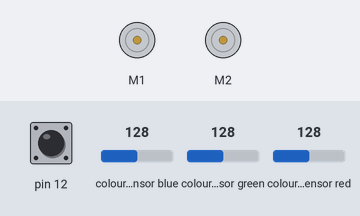
A sketch run on a simulated Arduino Uno, built with avr-gcc and run on an emulated ATmega328P. Shown: 2 × DC motor (green arrow = forward, orange = backward, longer = faster). Inputs (shaded band) come from the test bench; at power-on: pin 12 HIGH, colour sensor blue 128, colour sensor green 128, colour sensor red 128. What the sketch prints to the serial monitor is not drawn.

Above: at 0.8 s.
0.9 s: pin 12 pulled LOW for 0.15 s
At 1.8 s:
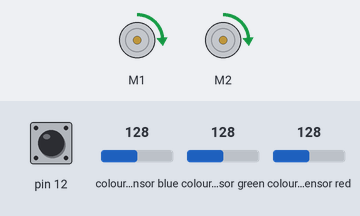
4.0 s: pin 12 pulled LOW for 1 s
At 5.6 s:
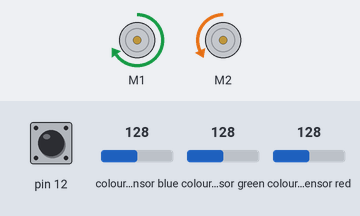
6.6 s: colour sensor blue set to 5
9.1 s: colour sensor green set to 5
At 9.7 s:
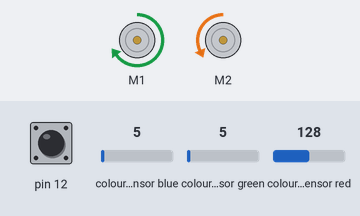
11.1 s: colour sensor red set to 5
13.2 s: colour sensor blue set to 128
Timing chart, 0 to 16.2 s (numbered marks = the images above; inputs shaded):
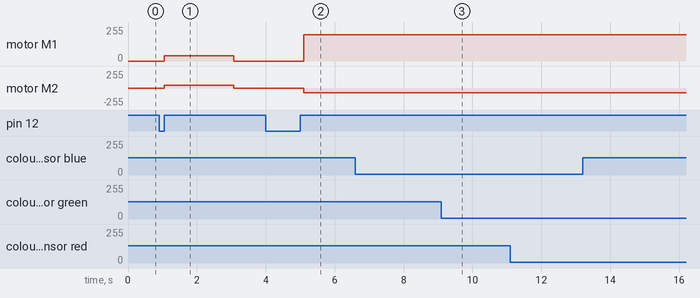

Measured:
- after the input at 0.9 s, motor M1, motor M2: stopped → forward 38/255 after 0.15 s, → stopped 2.0 s later
- after the input at 4.0 s, motor M1: stopped → forward 197/255 after 1.1 s; motor M2: stopped → backward 70/255 after 1.1 s
- after the input at 6.6 s, every drawn part: stays the same
- after the input at 9.1 s, motor M1: forward 197/255 → forward 196/255 after 0.10 s; motor M2: backward 70/255 → backward 69/255 after 0.10 s
- after the input at 11.1 s, every drawn part: stays the same
- after the input at 13.2 s, every drawn part: stays the same

The sketch:

Integrate3.ino
```cpp
#include <Wire.h>
#include <ZumoMotors.h>
#include <Pushbutton.h>

ZumoMotors motors;
Pushbutton button(ZUMO_BUTTON);
//p制御によるライントレース
float red_G, green_G, blue_G; // カラーセンサで読み取ったRGB値（0-255）
int mode_G; // タスクのモードを表す状態変数
unsigned long timeInit_G, timeNow_G; //  スタート時間，経過時間
int motorR_G, motorL_G; // 左右のZumoのモータに与える回転力

void setup()
{
  Serial.begin(9600);
  Wire.begin();

  button.waitForButton(); // Zumo buttonが押されるまで待機
  CalibrationColorSensor(); // カラーセンサーのキャリブレーション

  button.waitForButton(); // Zumo buttonが押されるまで待機
  timeInit_G = millis();
  mode_G = 0;
  motorR_G = 0;
  motorL_G = 0;
}

void loop()
{
  getRGB(red_G, green_G, blue_G); // カラーセンサでRGB値を取得(0-255)
  timeNow_G = millis() - timeInit_G; // 経過時間
  motors.setSpeeds(motorL_G, motorR_G); // 左右モーターへの回転力入力
  sendData(); // データ送信

  //linetrace_bang_bang(); // ライントレース（bang-bang制御）
 linetrace_P(); // ライントレース（P制御）
  // task_A(); // タスクA
}

// 通信方式2
void sendData()
{
  static unsigned long timePrev = 0;
  static boolean flag_start = true; // 最初の通信かどうか
  int inByte;

  // if文の条件： 最初の通信である || 最後のデータ送信から500ms経過 || (データ送信要求が来ている && 最後のデータ送信から50ms経過)
  if ( flag_start == true || timeNow_G - timePrev > 500 ||
     (Serial.available() > 0 && timeNow_G - timePrev > 50) ) {
    flag_start = false;
    while(Serial.available() > 0){ // 送信要求が複数来ていた場合は全て読み込む
      inByte = Serial.read();
    }

    Serial.write('H');
    Serial.write(mode_G);
    Serial.write((int)red_G);
    Serial.write((int)green_G );
    Serial.write((int)blue_G);

    timePrev = timeNow_G;
  }
}
```

color.ino
```cpp
#include <Adafruit_TCS34725.h> // カラーセンサライブラリのヘッダーファイル
Adafruit_TCS34725 tcs = Adafruit_TCS34725(TCS34725_INTEGRATIONTIME_2_4MS, TCS34725_GAIN_60X);

unsigned int r_min, g_min, b_min; // このグローバル変数はこのファイル内のみで使用
unsigned int r_max, g_max, b_max;

void  CalibrationColorSensor()
{
  unsigned long timeInit;
  unsigned int r, g, b, clr;

  tcs.begin(); // カラーセンサーのsetup

  motors.setSpeeds(60, 60);

  r_min = 30000;
  g_min = 30000;
  b_min = 30000;
  r_max = 0;
  g_max = 0;
  b_max = 0;

  timeInit = millis();

  while ( 1 ) {
    tcs.getRawData(&r, &g, &b, &clr); // rowdataの取得

    if ( r < r_min ) r_min = r;
    if ( g < g_min ) g_min = g;
    if ( b < b_min ) b_min = b;
    if ( r > r_max ) r_max = r;
    if ( g > g_max ) g_max = g;
    if ( b > b_max ) b_max = b;

    if ( millis() - timeInit > 2000 )
      break;
  }
   motors.setSpeeds(0, 0);
}


void getRGB( float& r0, float& g0, float& b0) {
  unsigned int r, g, b, clr;

  tcs.getRawData(&r, &g, &b, &clr); // rowdataの取得

  r0 = map(r, r_min, r_max, 0, 255);
  g0 = map(g, g_min, g_max, 0, 255);
  b0 = map(b, b_min, b_max, 0, 255);

  if ( r0 < 0.0 ) r0 = 0.0;
  if ( r0 > 255.0 ) r0 = 255.0;
  if ( g0 < 0.0 ) g0 = 0.0;
  if ( g0 > 255.0 ) g0 = 255.0;
  if ( b0 < 0.0 ) b0 = 0.0;
  if ( b0 > 255.0 ) b0 = 255.0;
}
```

linetrace.ino
```cpp
void linetrace_bang_bang()
{
  static float lightMin = 0 ; // 各自で設定
  static float lightMax = 0; // 各自で設定 （わざとエラーが出るようにしてある）
  static float speed = 100; // パラメーター
  static float Kp = 2.0; // パラメーター
  float lightNow;
  float speedDiff;

  lightNow = (red_G + green_G + blue_G ) / 3.0;
  if ( lightNow < (lightMin + lightMax) / 2.0 ) // 右回転
    speedDiff = -Kp * speed;
  else // 左回転
    speedDiff = Kp * speed;
  motorL_G = speed - speedDiff;
  motorR_G = speed + speedDiff;
}

//P制御によるライントレース
void linetrace_P()
{
  static float lightMin = 0 ; // 各自で設定
  static float lightMax = 255; // 各自で設定 （わざとエラーが出るようにしてある）
  static float speed = 100; // パラメーター
  static float Kp = 0; // パラメーター
  float lightNow;//現在のカラーセンサーのグレースケール値
  float speedDiff; //補正用の速度の偏差

  //カラーセンサーの値をグレースケールに変換
  lightNow = (red_G + green_G + blue_G ) / 3.0;
  //現在のグレースケール-明るさの平均値を計算することでKp(どれだけ回転させるかを決めるパラメータ)を算出
  //平均より小さい→暗い（ライン上にある)→負の値
  //平均より大きい→明るい(ライン上にない。)→正の値
  Kp = lightNow - (lightMin + lightMax) / 2.0-20;

  speedDiff = Kp/70 *(float)speed;//反時計回り
  //  speedDiff = Kp/70 *(float)speed;//時計回り
  //モーターの実際の回転速度を算出
  motorL_G = speed - speedDiff;
  motorR_G = speed + speedDiff;
}

void task_A()
{
  static unsigned long startTime; // static変数，時間計測ははunsigned long
  // この変数は1秒停止の開始時間を覚えておくために使用

  switch ( mode_G ) {
    case 0:
      mode_G = 1;
      break;  // break文を忘れない（忘れるとその下も実行される）

    case 1:
      linetrace_P(); // ライントレース（各自で作成）
      if ( identify_color( 255, 0, 0 ) ) { // 赤かどうか　（引数の値は各自で設定）
        mode_G = 2;
      }
      break;

    // 各自で作成
  }
}


int identify_color( int red, int green, int blue )
{
  float d2;
  float d2_max = 30; // パラメーター（適宜調整）

  d2 = pow(red - red_G, 2) + pow(green - green_G, 2) + pow(blue - blue_G, 2);
  if ( d2 < d2_max * d2_max )
    return 1;
  else
    return 0;
}

int maintainState( unsigned long period )
{
  static int flagStart = 0; // 0:待ち状態，1:現在計測中
  static unsigned long startTime = 0;

  if ( flagStart == 0 ) {
    startTime = timeNow_G; // 計測を開始したtimeNow_Gの値を覚えておく
    flagStart = 1; // 現在計測中にしておく
  }

  if ( timeNow_G - startTime > period ) { // 計測開始からの経過時間が指定時間を越えた
    flagStart = 0; // 待ち状態に戻しておく
    startTime = 0; // なくても良いが，形式的に初期化
    return 1;
  }
  else
    return 0;
}
```
